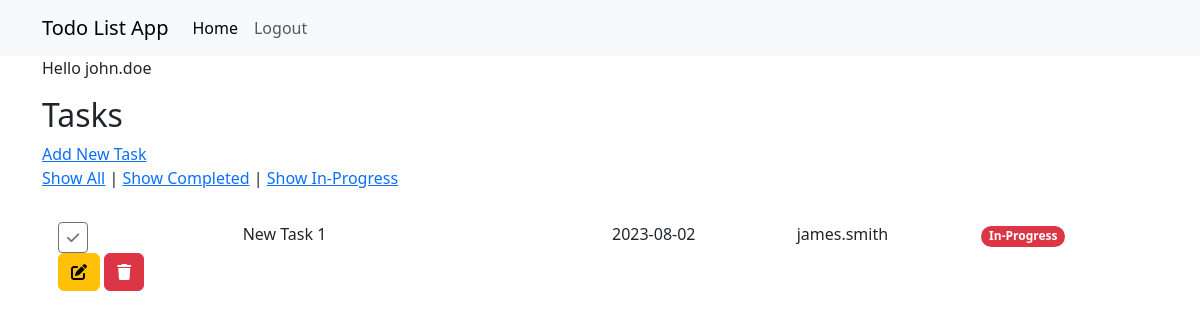
Before: / (signed in) with the older database file.
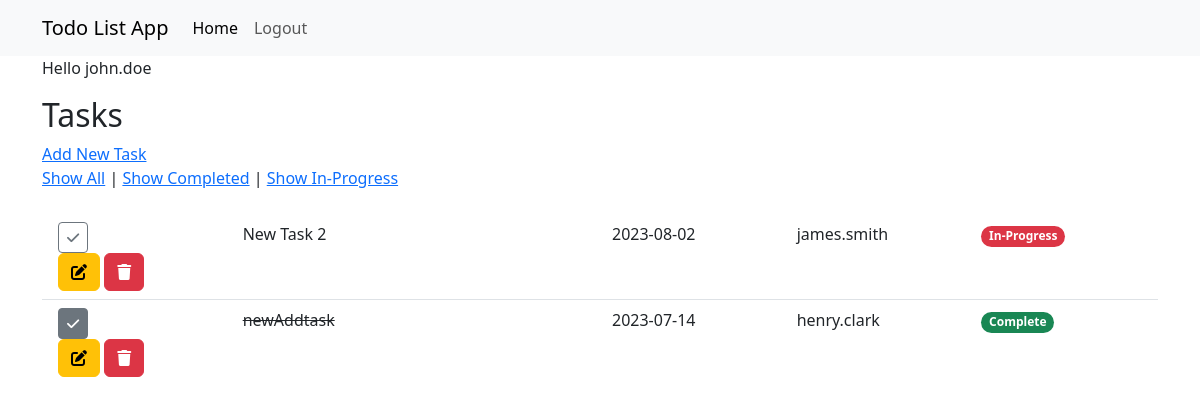
After: the same page with the newer database file.
### loginapp.py (models this page shows, shortened)
class Users(UserMixin, db.Model):
    id = db.Column(db.Integer, primary_key=True)
    username = db.Column(db.String(250), unique=True, nullable=False)
    password = db.Column(db.String(250), nullable=False)
    designation = db.Column(db.String(250), nullable=False)
    department = db.Column(db.Integer)
    tasks = db.relationship('Task', backref='users', lazy=True)

class Task(db.Model):
    task_no = db.Column(db.Integer, primary_key=True)
    task = db.Column(db.String(120), nullable=False)
    created_date = db.Column(db.DateTime, default=datetime.now(), nullable=False)
    due_date = db.Column(db.DateTime)
    status = db.Column(db.String, default="In-Progress", nullable=False)
    created_by = db.Column(db.Integer,nullable=False)
    assigned_to = db.Column(db.Integer, db.ForeignKey('users.id'),nullable=False)

### loginapp.py (the view, shortened to what this page needs)
@app.route("/")
def home():
    if current_user.is_authenticated:
        if current_user.designation == 'Admin':
            users = Users.query.all()
            return render_template("home.html", users=users, departments=departments)
        if current_user.designation == 'Manager':
            tasks = Task.query.filter_by(created_by=current_user.id)
            users=Users.query.all();
            assigned_users=[]
            for i in tasks:
                 for j in users:
                      if i.assigned_to==j.id:
                        assigned_users.append(j.username)
                        break;
            return render_template("home.html", tasks=tasks,users=assigned_users)
    return render_template("home.html")

### loginapp.py (called while the page is built)
@login_manager.user_loader
def loader_user(user_id):
    return Users.query.get(user_id)

### templates/home.html (shortened to what this page needs)
{% extends "base.html" %}
{% block content %}
{% if current_user.is_authenticated %}
{% if current_user.designation == "Manager" %}
<p>Hello {{current_user.username}}</p>
<h2>Tasks</h2>
<a href="/add">Add New Task</a>
<div class="d-flex justify-content-between">
    <div>
        <a href="?view=all">Show All</a> | <a href="?view=completed">Show Completed</a> | <a
            href="?view=in_progress">Show In-Progress</a>
    </div>
</div>
<br>
<ul class="list-group list-group-flush">
    {% for task in tasks %}
    <li class="list-group-item">
        <div class="row">
            <div class="col-md-2">
                {% if task.status == "Complete" %}
                <a href="/toggle_status/{{task.task_no}}" class="btn btn-secondary btn-sm">
                    <i class="fa fa-check" aria-hidden="true"></i>
                </a>
                {% else %}
                <a href="/toggle_status/{{task.task_no}}" class="btn btn-outline-secondary  btn-sm">
                    <i class="fa fa-check" aria-hidden="true"></i>
                </a>
                {% endif %}
            </div>
            <div class="col-md-4">
                {% if task.status == "Complete" %}
                <s>{{task.task}}</s>
                {% else %}
                {{task.task}}
                {% endif %}
            </div>
            <div class="col-md-2">{{task.due_date.date()}}</div>
            <div class="col-md-2">{{users[loop.index0]}} </div>
            <div class="col-md-2">
                {% if task.status == "Complete" %}
                <span class="badge bg-success rounded-pill">{{task.status}}</span>
                {% else %}
                <span class="badge bg-danger rounded-pill">{{task.status}}</span>
                {% endif %}
            </div>
            <div class="col-md-2">
                <a href="/edit/{{task.task_no}}" class="btn btn-warning">
                    <i class="fa fa-edit" aria-hidden="true"></i>
                </a>
                <a href="/delete/{{task.task_no}}" class="btn btn-danger">
                    <i class="fa fa-trash" aria-hidden="true"></i>
                </a>
            </div>
        </div>
    </li>
    {% endfor %}
</ul>
{% endif %}
{% else %}
<h1>Welcome to Todo List App</h1>
<p>Please log in</p>
{% endif %}
{% endblock %}

### templates/base.html (shortened to what this page needs)
<!DOCTYPE html>
<html lang="en">
<head>
    <link rel="stylesheet" href="https://cdnjs.cloudflare.com/ajax/libs/font-awesome/6.4.0/css/all.min.css"
 />
    <link href="https://cdn.jsdelivr.net/npm/bootstrap@5.3.0/dist/css/bootstrap.min.css" rel="stylesheet"
>
</head>
<body>
    <nav class="navbar navbar-expand-lg bg-body-tertiary">
        <div class="container">
            <a class="navbar-brand" href="#">Todo List App</a>
            <div class="collapse navbar-collapse" id="navbarNav">
                <ul class="navbar-nav">
                    <li class="nav-item">
                        <a class="nav-link active" aria-current="page" href="/">Home</a>
                    </li>
                    {% if current_user.is_authenticated %}
                    <li class="nav-item">
                        <a class="nav-link" href="/logout">Logout</a>
                    </li>
                    {% else %}
                    <li class="nav-item">
                        <a class="nav-link" href="/login">Login</a>
                    </li>
                    {% endif %}
                </ul>
            </div>
        </div>
    </nav>
    <div class="container">
        {% block content %}
        {% endblock %}
    </div>
</body>
</html>

Changed rows visible on the page:
changed Task "In-Progress": task "New Task 1" → "New Task 2"
added Task: task "newAddtask", due_date "2023-07-14", status "Complete"
now on this page (row unchanged): Users: username "henry.clark"
